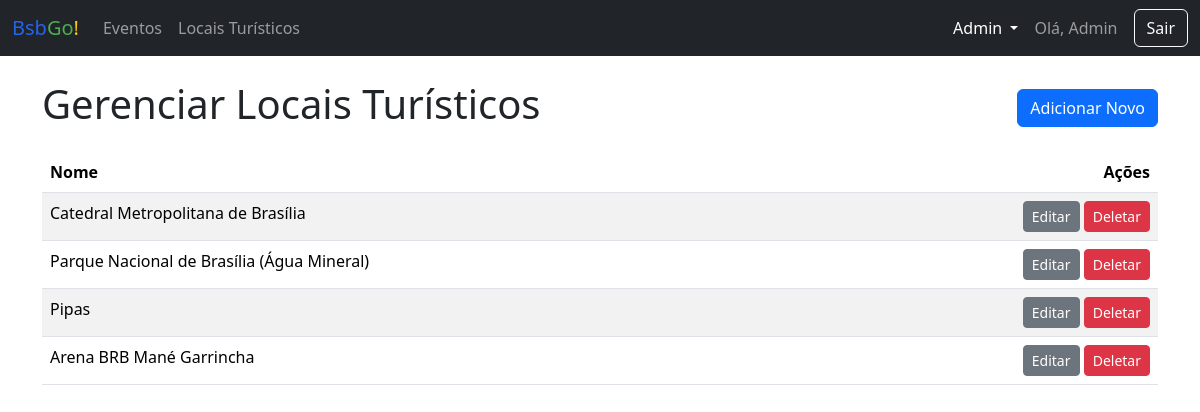
The app's page /admin/pontos (signed in), older data.
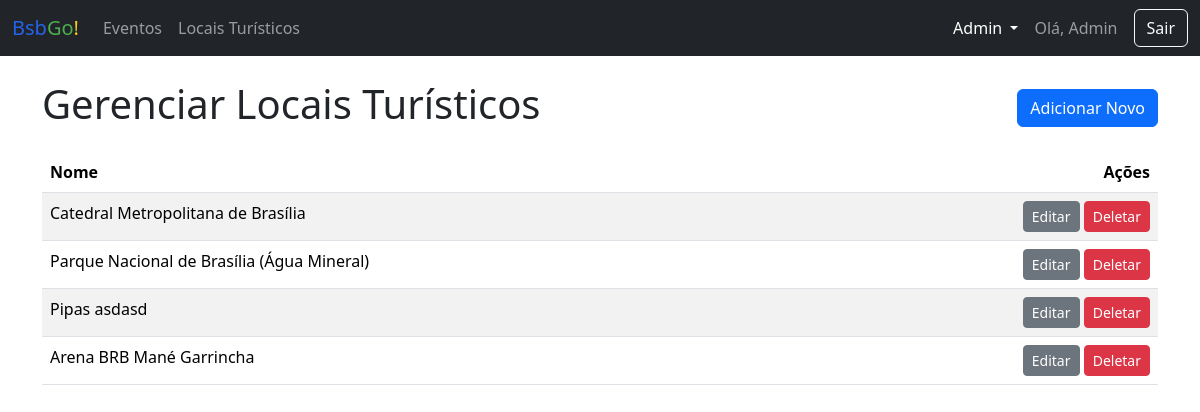
The same page, newer data.
### app/models.py (models this page shows)
class PontoTuristico(db.Model):
    id = db.Column(db.Integer, primary_key=True)
    nome = db.Column(db.String(100), nullable=False)
    descricao = db.Column(db.Text, nullable=False)
    localizacao = db.Column(db.String(150))
    categoria = db.Column(db.String(50))
    horario = db.Column(db.String(100))
    preco = db.Column(db.Float)
    imagem_file = db.Column(db.String(100), nullable=False, default='default.jpg')
    eventos = db.relationship('Evento', backref='ponto', lazy=True)

### app/routes.py (the view)
@main.route('/admin/pontos')
@login_required
@admin_required
def admin_pontos():
    pontos = PontoTuristico.query.all()
    return render_template('admin_manager.html', items=pontos, title="Locais Turísticos", item_type="ponto")

### app/__init__.py (called while the page is built)
def create_app():
    app = Flask(__name__)
    app.config['SECRET_KEY'] = os.environ.get('SECRET_KEY')
    app.config['SQLALCHEMY_DATABASE_URI'] = 'sqlite:///database.db'
    app.config['SQLALCHEMY_TRACK_MODIFICATIONS'] = False
    db.init_app(app)
    migrate.init_app(app, db)
    login_manager.init_app(app)
    login_manager.login_view = 'main.login' # type: ignore
    from .models import Usuario
    @login_manager.user_loader
    def load_user(user_id):
        return Usuario.query.get(int(user_id))
    from .routes import main as main_blueprint
    app.register_blueprint(main_blueprint)
    return app

### app/routes.py (called while the page is built)
def admin_required(f):
    @wraps(f)
    def decorated_function(*args, **kwargs):
        if not current_user.is_authenticated or current_user.tipo != 'admin':
            abort(403) # Proibido o acesso
        return f(*args, **kwargs)
    return decorated_function

### app/templates/admin_manager.html (shortened to what this page needs)
{% extends 'base.html' %}
{% block content %}
<div class="d-flex justify-content-between align-items-center mb-3">
    <h1>Gerenciar {{ title }}</h1>
    <a href="{{ url_for('main.novo_' + item_type) }}" class="btn btn-primary">Adicionar Novo</a>
</div>
<div class="table-responsive">
    <table class="table table-striped">
        <thead>
            <tr>
                <th>Nome</th>
                <th class="text-end">Ações</th>
            </tr>
        </thead>
        <tbody>
            {% for item in items %}
            <tr>
                <td>
                    {{ item.nome }}
                </td>
                <td class="text-end">
                    {% if item_type == 'ponto' %}
                        <a href="{{ url_for('main.editar_ponto', ponto_id=item.id) }}" class="btn btn-secondary btn-sm">Editar</a>
                        <form action="{{ url_for('main.deletar_ponto', ponto_id=item.id) }}" method="POST" class="d-inline" onsubmit="return confirm('Tem certeza que deseja deletar este item?');">
                            <button type="submit" class="btn btn-danger btn-sm">Deletar</button>
                        </form>
                    {% endif %}
                </td>
            </tr>
            {% else %}
            <tr>
                <td colspan="2" class="text-center">Nenhum item encontrado.</td>
            </tr>
            {% endfor %}
        </tbody>
    </table>
</div>
{% endblock %}

Row changes from the older to the newer data that the page shows:
changed PontoTuristico: nome "Pipas" → "Pipas asdasd"
